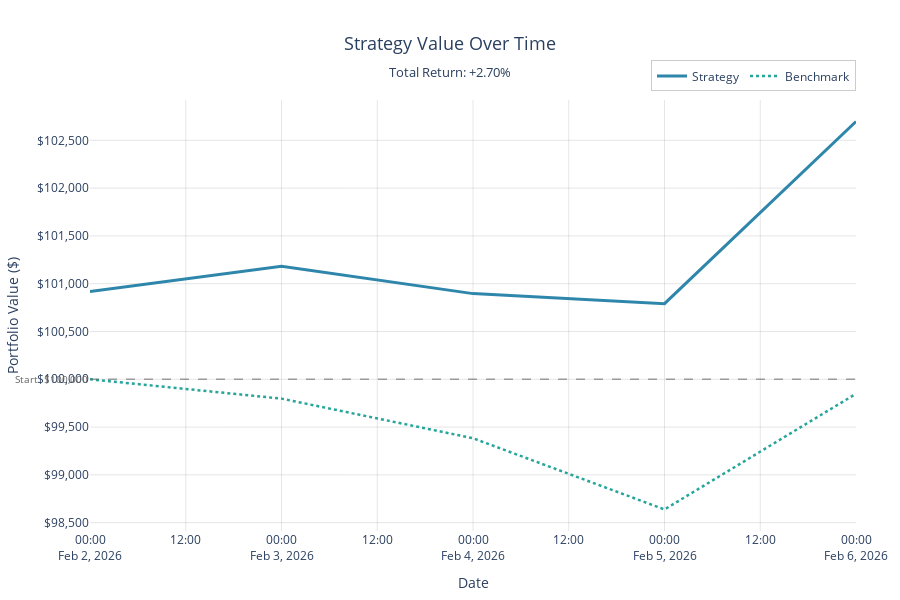

The notebook cell this image was saved under:
### Code cell
self.plot_balance("SX5E")

### Figure 1 — Plotly figure (JSON) as saved in the notebook; plotly's stock layout.template omitted (floating-point values rounded to 4 significant figures)
{"data": [{"hovertemplate": "<b>Date:</b> %{x|%Y-%m-%d}<br><b>Value:</b> $%{y:,.2f}<br><extra></extra>", "line": {"color": "#2E86AB", "width": 3}, "mode": "lines", "name": "Strategy", "type": "scatter", "x": ["2026-02-02T00:00:00.000000000", "2026-02-03T00:00:00.000000000", "2026-02-04T00:00:00.000000000", "2026-02-05T00:00:00.000000000", "2026-02-06T00:00:00.000000000"], "y": [100900.0, 101200.0, 100900.0, 100800.0, 102700.0]}, {"hovertemplate": "<b>Date:</b> %{x|%Y-%m-%d}<br><b>Value:</b> $%{y:,.2f}<br><extra></extra>", "line": {"color": "#26A69A", "dash": "dot", "width": 2.5}, "mode": "lines", "name": "Benchmark", "type": "scatter", "x": ["2026-02-02T00:00:00.000", "2026-02-03T00:00:00.000", "2026-02-04T00:00:00.000", "2026-02-05T00:00:00.000", "2026-02-06T00:00:00.000"], "y": [100000.0, 99800.0, 99380.0, 98640.0, 99850.0]}], "layout": {"annotations": [{"font": {"color": "#666666", "size": 10}, "showarrow": false, "text": "Start: $100,000", "x": 0, "xanchor": "right", "xref": "x domain", "y": 100000, "yanchor": "middle", "yref": "y"}], "height": 600, "hovermode": "x unified", "legend": {"bgcolor": "rgba(255,255,255,0.8)", "bordercolor": "rgba(0,0,0,0.2)", "borderwidth": 1, "orientation": "h", "x": 1, "xanchor": "right", "y": 1.02, "yanchor": "bottom"}, "margin": {"b": 60, "l": 80, "r": 40, "t": 100}, "plot_bgcolor": "white", "shapes": [{"line": {"color": "#666666", "dash": "dash", "width": 1.5}, "opacity": 0.6, "type": "line", "x0": 0, "x1": 1, "xref": "x domain", "y0": 100000, "y1": 100000, "yref": "y"}], "showlegend": true, "title": {"font": {"size": 18}, "text": "Strategy Value Over Time<br><sub>Total Return: +2.70%</sub>", "x": 0.5, "xanchor": "center"}, "xaxis": {"gridcolor": "rgba(128,128,128,0.2)", "title": {"text": "Date"}, "type": "date"}, "yaxis": {"gridcolor": "rgba(128,128,128,0.2)", "tickformat": "$,.0f", "title": {"text": "Portfolio Value ($)"}, "zeroline": true, "zerolinecolor": "rgba(128,128,128,0.3)", "zerolinewidth": 1}}}
